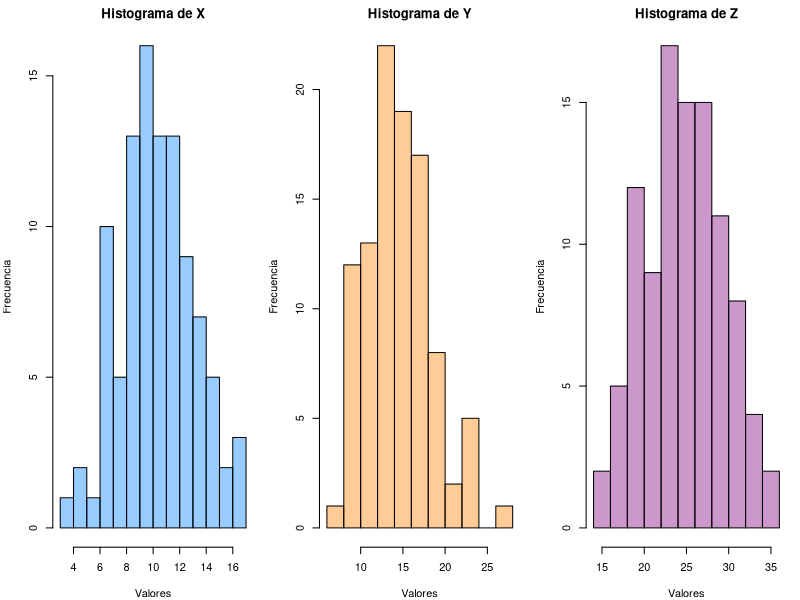

Write R code to recreate this figure.
#EJERCICIO 10

set.seed(123) 
X <- rnorm(100, mean = 10, sd = 3)
Y <- rnorm(100, mean = 15, sd = 4)

Z <- X + Y

media_Z <- mean(Z)
desviacion_Z <- sd(Z)

media_teorica <- mean(X) + mean(Y)
desviacion_teorica <- sqrt(sd(X)^2 + sd(Y)^2)

cat("Media calculada de Z: ", media_Z, "\n")
cat("Desviación estándar calculada de Z: ", desviacion_Z, "\n")
cat("Media teórica de Z: ", media_teorica, "\n")
cat("Desviación estándar teórica de Z: ", desviacion_teorica, "\n")
par(mfrow = c(1, 3), mar = c(4, 4, 2, 1))
hist(X, breaks = 15, col = rgb(0.2, 0.6, 1, 0.5), main = "Histograma de X", 
     xlab = "Valores", ylab = "Frecuencia", border = "black")
hist(Y, breaks = 15, col = rgb(1, 0.6, 0.2, 0.5), main = "Histograma de Y", 
     xlab = "Valores", ylab = "Frecuencia", border = "black")
hist(Z, breaks = 15, col = rgb(0.6, 0.2, 0.6, 0.5), main = "Histograma de Z", 
     xlab = "Valores", ylab = "Frecuencia", border = "black")

